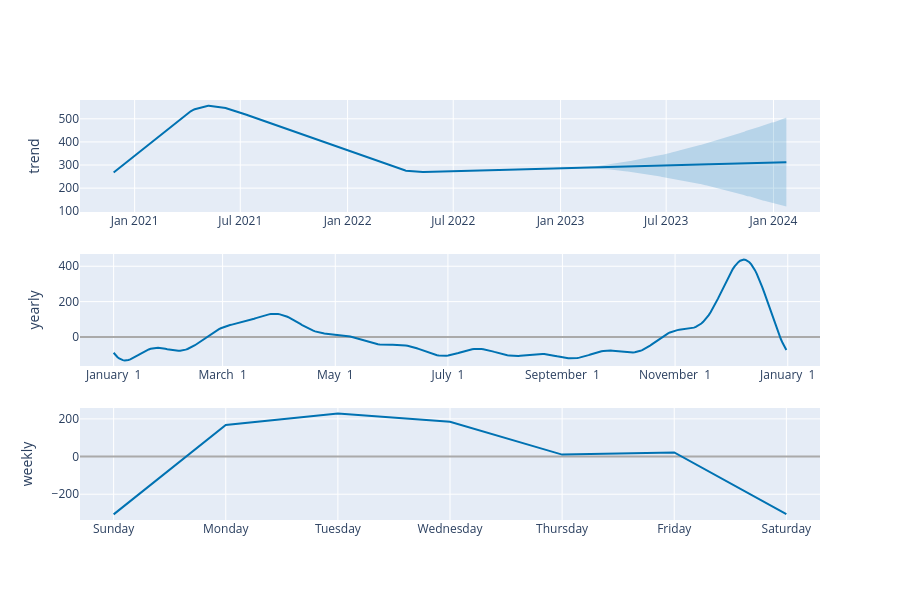

Notebook code for this chart:
### Code cell
from prophet.plot import plot_plotly, plot_components_plotly

plot_plotly(m, forecast)
plot_components_plotly(m, forecast)

### Figure 1 — Plotly figure (JSON) as saved in the notebook; plotly's stock layout.template omitted (floating-point values rounded to 4 significant figures; data arrays with more than 128 entries replaced by an {"elided": "..."} marker saying what was removed)
{"data": [{"line": {"color": "#0072B2", "width": 2}, "mode": "lines", "name": "trend", "type": "scatter", "x": {"elided": "1105 str values"}, "xaxis": "x", "y": {"elided": "1105 float values"}, "yaxis": "y"}, {"line": {"color": "rgba(0, 114, 178, 0.2)", "width": 0}, "mode": "lines", "name": "trend_upper", "type": "scatter", "x": {"elided": "1105 str values"}, "xaxis": "x", "y": {"elided": "1105 float values"}, "yaxis": "y"}, {"fill": "tonexty", "fillcolor": "rgba(0, 114, 178, 0.2)", "line": {"color": "rgba(0, 114, 178, 0.2)", "width": 0}, "mode": "lines", "name": "trend_lower", "type": "scatter", "x": {"elided": "1105 str values"}, "xaxis": "x", "y": {"elided": "1105 float values"}, "yaxis": "y"}, {"line": {"color": "#0072B2", "width": 2}, "mode": "lines", "name": "yearly", "type": "scatter", "x": {"elided": "365 str values"}, "xaxis": "x2", "y": {"elided": "365 float values"}, "yaxis": "y2"}, {"line": {"color": "#0072B2", "width": 2}, "mode": "lines", "name": "weekly", "type": "scatter", "x": ["2017-01-01T00:00:00.000000000", "2017-01-02T00:00:00.000000000", "2017-01-03T00:00:00.000000000", "2017-01-04T00:00:00.000000000", "2017-01-05T00:00:00.000000000", "2017-01-06T00:00:00.000000000", "2017-01-07T00:00:00.000000000"], "xaxis": "x3", "y": [-307.2, 167.7, 228.2, 184.9, 10.48, 21.66, -305.7], "yaxis": "y3"}], "layout": {"height": 600, "showlegend": false, "width": 900, "xaxis": {"anchor": "y", "domain": [0, 1], "range": ["2020-09-29T08:24:00", "2024-03-20T15:36:00"], "type": "date"}, "xaxis2": {"anchor": "y2", "domain": [0, 1], "range": ["2016-12-13T18:54:02.958904115", "2018-01-18T11:04:57.863013581"], "tickformat": "%B %e", "type": "date"}, "xaxis3": {"anchor": "y3", "domain": [0, 1], "range": ["2016-12-31T16:48:00", "2017-01-07T07:12:00"], "tickformat": "%A", "type": "date"}, "yaxis": {"anchor": "x", "domain": [0.7333, 1], "rangemode": "normal", "title": {"text": "trend"}, "zerolinecolor": "#AAA"}, "yaxis2": {"anchor": "x2", "domain": [0.3667, 0.6333], "title": {"text": "yearly"}, "zerolinecolor": "#AAA"}, "yaxis3": {"anchor": "x3", "domain": [0, 0.2667], "title": {"text": "weekly"}, "zerolinecolor": "#AAA"}}}
